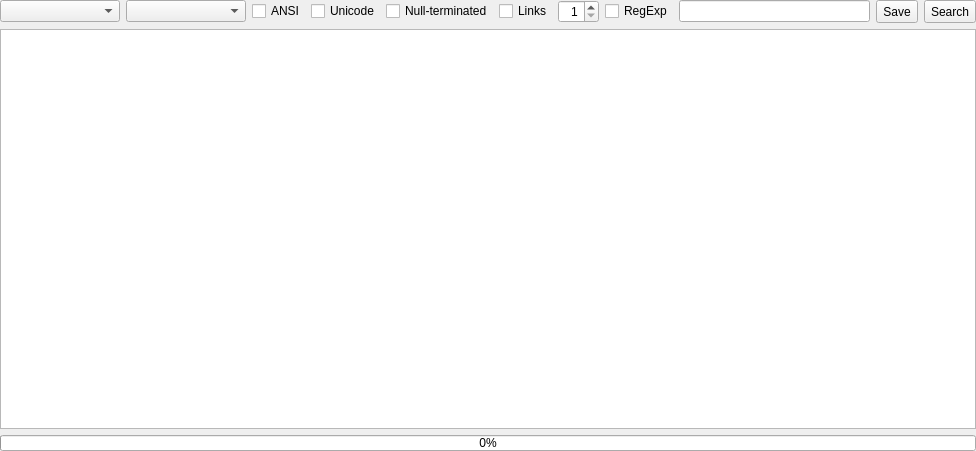
<?xml version="1.0" encoding="UTF-8"?>
<ui version="4.0">
 <class>SearchStringsWidget</class>
 <widget class="QWidget" name="SearchStringsWidget">
  <property name="geometry">
   <rect>
    <x>0</x>
    <y>0</y>
    <width>976</width>
    <height>451</height>
   </rect>
  </property>
  <property name="windowTitle">
   <string notr="true">Form</string>
  </property>
  <layout class="QVBoxLayout" name="verticalLayout_5">
   <property name="leftMargin">
    <number>0</number>
   </property>
   <property name="topMargin">
    <number>0</number>
   </property>
   <property name="rightMargin">
    <number>0</number>
   </property>
   <property name="bottomMargin">
    <number>0</number>
   </property>
   <item>
    <layout class="QHBoxLayout" name="horizontalLayout_2">
     <property name="rightMargin">
      <number>0</number>
     </property>
     <item>
      <widget class="QComboBox" name="comboBoxType">
       <property name="minimumSize">
        <size>
         <width>120</width>
         <height>0</height>
        </size>
       </property>
      </widget>
     </item>
     <item>
      <widget class="QComboBox" name="comboBoxMapMode">
       <property name="minimumSize">
        <size>
         <width>120</width>
         <height>0</height>
        </size>
       </property>
      </widget>
     </item>
     <item>
      <widget class="QCheckBox" name="checkBoxAnsi">
       <property name="text">
        <string notr="true">ANSI</string>
       </property>
      </widget>
     </item>
     <item>
      <widget class="QCheckBox" name="checkBoxUnicode">
       <property name="text">
        <string notr="true">Unicode</string>
       </property>
      </widget>
     </item>
     <item>
      <widget class="QCheckBox" name="checkBoxNullTerminated">
       <property name="text">
        <string>Null-terminated</string>
       </property>
      </widget>
     </item>
     <item>
      <widget class="QCheckBox" name="checkBoxLinks">
       <property name="text">
        <string>Links</string>
       </property>
      </widget>
     </item>
     <item>
      <widget class="QSpinBox" name="spinBoxMinLength">
       <property name="alignment">
        <set>Qt::AlignmentFlag::AlignRight|Qt::AlignmentFlag::AlignTrailing|Qt::AlignmentFlag::AlignVCenter</set>
       </property>
       <property name="minimum">
        <number>1</number>
       </property>
      </widget>
     </item>
     <item>
      <widget class="QCheckBox" name="checkBoxRegExp">
       <property name="text">
        <string notr="true">RegExp</string>
       </property>
      </widget>
     </item>
     <item>
      <widget class="QLineEdit" name="lineEditMask"/>
     </item>
     <item>
      <widget class="QToolButton" name="toolButtonSave">
       <property name="sizePolicy">
        <sizepolicy hsizetype="Minimum" vsizetype="Minimum">
         <horstretch>0</horstretch>
         <verstretch>0</verstretch>
        </sizepolicy>
       </property>
       <property name="text">
        <string>Save</string>
       </property>
      </widget>
     </item>
     <item>
      <widget class="QToolButton" name="toolButtonSearch">
       <property name="sizePolicy">
        <sizepolicy hsizetype="Minimum" vsizetype="Minimum">
         <horstretch>0</horstretch>
         <verstretch>0</verstretch>
        </sizepolicy>
       </property>
       <property name="text">
        <string>Search</string>
       </property>
      </widget>
     </item>
    </layout>
   </item>
   <item>
    <widget class="XTableView" name="tableViewResult">
     <property name="contextMenuPolicy">
      <enum>Qt::ContextMenuPolicy::CustomContextMenu</enum>
     </property>
     <property name="editTriggers">
      <set>QAbstractItemView::EditTrigger::NoEditTriggers</set>
     </property>
     <property name="selectionMode">
      <enum>QAbstractItemView::SelectionMode::SingleSelection</enum>
     </property>
     <property name="selectionBehavior">
      <enum>QAbstractItemView::SelectionBehavior::SelectRows</enum>
     </property>
     <property name="sortingEnabled">
      <bool>true</bool>
     </property>
     <attribute name="horizontalHeaderStretchLastSection">
      <bool>true</bool>
     </attribute>
     <attribute name="verticalHeaderVisible">
      <bool>false</bool>
     </attribute>
     <attribute name="verticalHeaderMinimumSectionSize">
      <number>20</number>
     </attribute>
     <attribute name="verticalHeaderDefaultSectionSize">
      <number>21</number>
     </attribute>
     <attribute name="verticalHeaderStretchLastSection">
      <bool>false</bool>
     </attribute>
    </widget>
   </item>
   <item>
    <widget class="QProgressBar" name="progressBarFilter">
     <property name="maximumSize">
      <size>
       <width>16777215</width>
       <height>16</height>
      </size>
     </property>
     <property name="maximum">
      <number>100</number>
     </property>
     <property name="value">
      <number>0</number>
     </property>
     <property name="textVisible">
      <bool>true</bool>
     </property>
    </widget>
   </item>
  </layout>
 </widget>
 <customwidgets>
  <customwidget>
   <class>XTableView</class>
   <extends>QTableView</extends>
   <header>xtableview.h</header>
  </customwidget>
 </customwidgets>
 <resources/>
 <connections/>
</ui>
